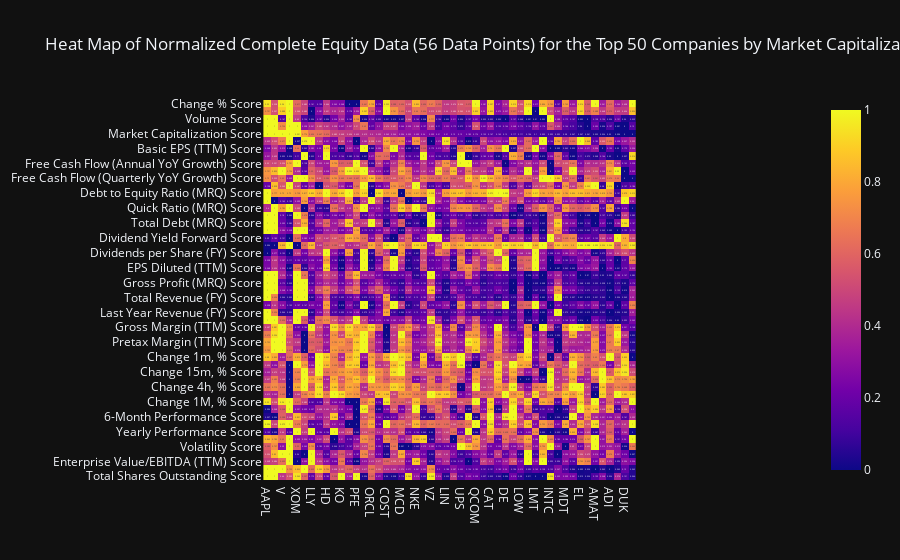
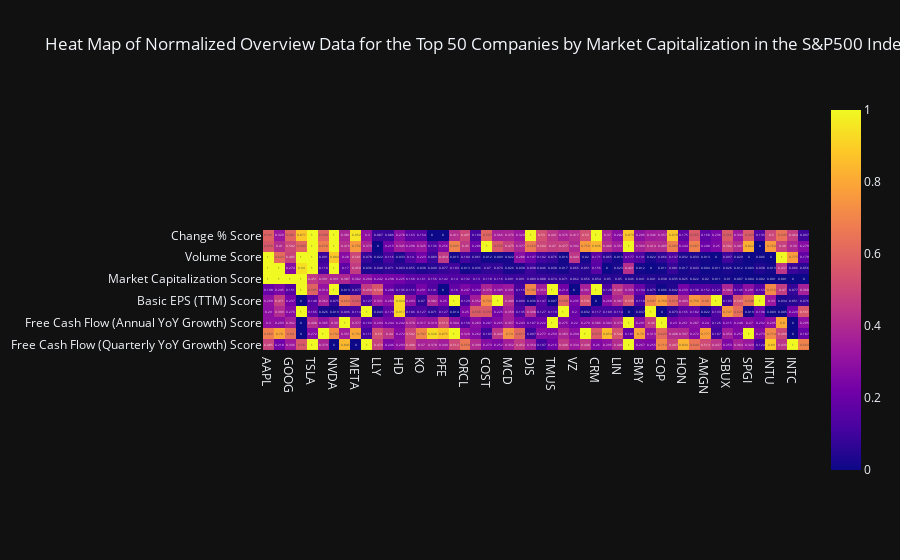
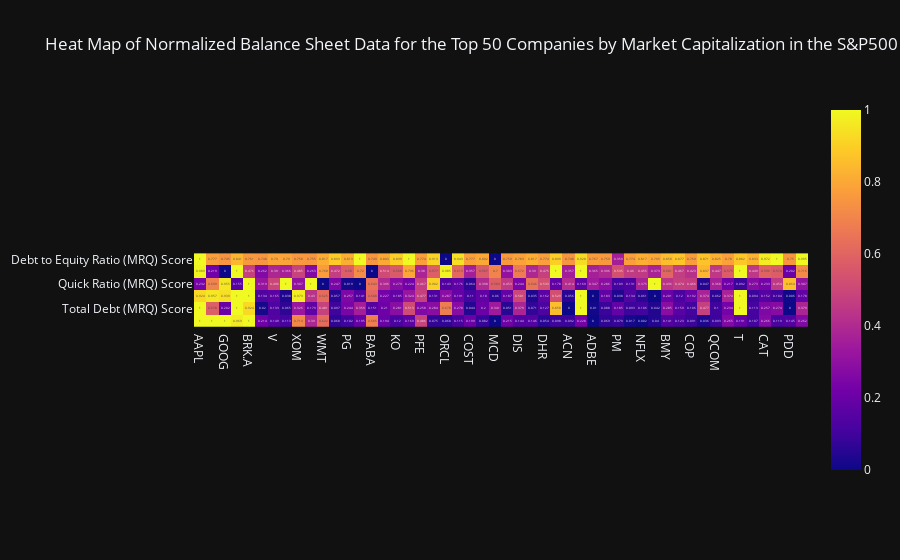
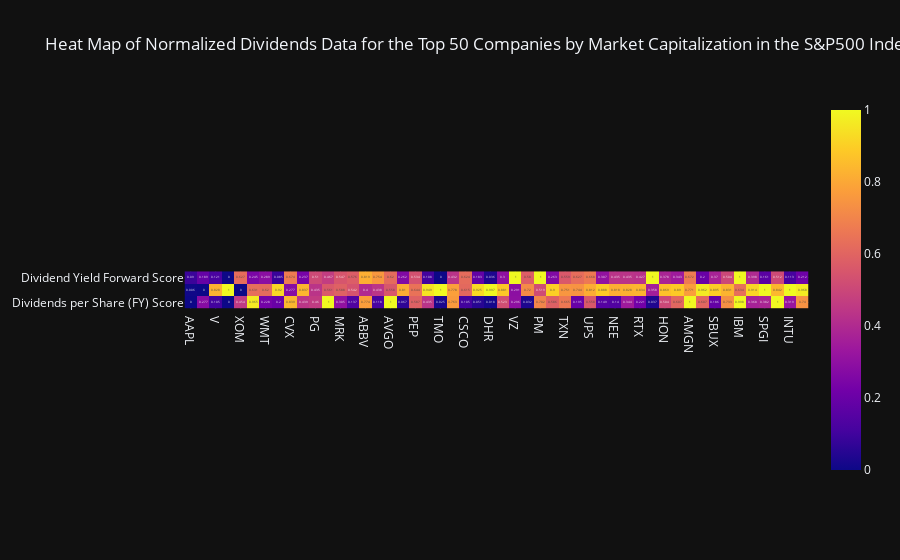

Notebook code for these charts, in order:
### Markdown cell above
These plots reveal a number of things. First, they indicate that there are cases where most companies perform either reasonably well or generally bad for certian financial ratios, as represented by the width of the distribution plot for each ratio. The smaller it is, the more likely that most companies perform similarly. Secondly, most graphs have cases where outliers exist for each category, in which these companies may perform exceptionally well compared to others for a certain financial ratio--being a potentially strong pick.

The next step is to investigate if a correlation exists between cases where most companies score low for a certain ratio, and outliers of that segment performing exceptionally well.

### Code cell
def heatmap_plot(df, data_name, number_of_companies):
    df = df[:number_of_companies]
    z = []
    tickers = df['Ticker']
    df.index = df['Ticker']
    df = df.select_dtypes(exclude='object')
    for column in df.columns:
        test.rank(df, col=column, normalize_only=True, upper_quantile=0.95, lower_quantile=0.01)

    score_data_length = len(df.axes[1])
    input_df = df.T[int(score_data_length/2 + 1):].T
    for column in input_df.columns:
        z.append(input_df[column].round(3))
    
    fig = px.imshow(z, text_auto=True, template='plotly_dark', title=f'Heat Map of Normalized {data_name} for the Top {number_of_companies} Companies by Market Capitalization in the S&P500 Index',
                x=[x for x in tickers],
                y=[x for x in df.columns[int(score_data_length/2 + 1):]]
               )
    fig.show()


mega_df = pd.concat(dfs, axis=1)
mega_df = mega_df.loc[:,~mega_df.columns.duplicated()].copy()
#len(mega_df.columns)

#Index(['Ticker', 'Description', 'Price', 'Basic EPS (TTM)', 'Change %',
#       'Market Capitalization', 'Price to Earnings Ratio (TTM)',
#       'EPS Diluted (FY)'],
#      dtype='object')
mega_df = mega_df.dropna()
heatmap_plot(mega_df, f'Complete Equity Data ({len(mega_df.columns)} Data Points)', 50)

for df, names in zip(dfs, dfs_names):
    heatmap_plot(df, names, 50)

### Figure 1 — Plotly figure (JSON) as saved in the notebook; plotly's stock layout.template omitted (floating-point values rounded to 4 significant figures; data arrays with more than 128 entries replaced by an {"elided": "..."} marker saying what was removed)
{"data": [{"coloraxis": "coloraxis", "hovertemplate": "x: %{x}<br>y: %{y}<br>color: %{z}<extra></extra>", "name": "0", "texttemplate": "%{z}", "type": "heatmap", "x": ["AAPL", "MSFT", "V", "NVDA", "XOM", "WMT", "LLY", "PG", "HD", "MRK", "KO", "ABBV", "PFE", "AVGO", "ORCL", "PEP", "COST", "TMO", "MCD", "CSCO", "NKE", "ACN", "VZ", "PM", "LIN", "BMY", "UPS", "COP", "QCOM", "HON", "CAT", "AMGN", "DE", "SBUX", "LOW", "SPGI", "LMT", "INTU", "INTC", "CVS", "MDT", "GILD", "EL", "SYK", "AMAT", "MDLZ", "ADI", "MO", "DUK", "TGT"], "xaxis": "x", "y": ["Change % Score", "Change Score", "Volume Score", "Volume*Price Score", "Market Capitalization Score", "Price to Earnings Ratio (TTM) Score", "Basic EPS (TTM) Score", "Number of Employees Score", "Free Cash Flow (Annual YoY Growth) Score", "Free Cash Flow Margin (FY) Score", "Free Cash Flow (Quarterly YoY Growth) Score", "Current Ratio (MRQ) Score", "Debt to Equity Ratio (MRQ) Score", "Net Debt (MRQ) Score", "Quick Ratio (MRQ) Score", "Total Assets (MRQ) Score", "Total Debt (MRQ) Score", "Total Current Assets (MRQ) Score", "Dividend Yield Forward Score", "Dividends Paid (FY) Score", "Dividends per Share (FY) Score", "Basic EPS (FY) Score", "EPS Diluted (TTM) Score", "EBITDA (TTM) Score", "Gross Profit (MRQ) Score", "Gross Profit (FY) Score", "Total Revenue (FY) Score", "EPS Diluted (FY) Score", "Last Year Revenue (FY) Score", "Net Income (FY) Score", "Gross Margin (TTM) Score", "Operating Margin (TTM) Score", "Pretax Margin (TTM) Score", "Net Margin (TTM) Score", "Change 1m, % Score", "Change 5m, % Score", "Change 15m, % Score", "Change 1h, % Score", "Change 4h, % Score", "Change 1W, % Score", "Change 1M, % Score", "3-Month Performance Score", "6-Month Performance Score", "YTD Performance Score", "Yearly Performance Score", "1-Year Beta Score", "Volatility Score", "Price to Revenue Ratio (TTM) Score", "Enterprise Value/EBITDA (TTM) Score", "Enterprise Value (MRQ) Score", "Total Shares Outstanding Score"], "yaxis": "y", "z": {"elided": "51x50 float values"}}], "layout": {"coloraxis": {"colorscale": [[0, "#0d0887"], [0.1111, "#46039f"], [0.2222, "#7201a8"], [0.3333, "#9c179e"], [0.4444, "#bd3786"], [0.5556, "#d8576b"], [0.6667, "#ed7953"], [0.7778, "#fb9f3a"], [0.8889, "#fdca26"], [1, "#f0f921"]]}, "title": {"text": "Heat Map of Normalized Complete Equity Data (56 Data Points) for the Top 50 Companies by Market Capitalization in the S&P500 Index"}, "xaxis": {"anchor": "y", "constrain": "domain", "domain": [0, 1], "scaleanchor": "y"}, "yaxis": {"anchor": "x", "autorange": "reversed", "constrain": "domain", "domain": [0, 1]}}}

### Figure 2 — Plotly figure (JSON) as saved in the notebook; plotly's stock layout.template omitted (floating-point values rounded to 4 significant figures; data arrays with more than 128 entries replaced by an {"elided": "..."} marker saying what was removed)
{"data": [{"coloraxis": "coloraxis", "hovertemplate": "x: %{x}<br>y: %{y}<br>color: %{z}<extra></extra>", "name": "0", "texttemplate": "%{z}", "type": "heatmap", "x": ["AAPL", "MSFT", "GOOG", "AMZN", "TSLA", "V", "NVDA", "XOM", "META", "WMT", "LLY", "PG", "HD", "MRK", "KO", "ABBV", "PFE", "AVGO", "ORCL", "PEP", "COST", "TMO", "MCD", "CSCO", "DIS", "NKE", "TMUS", "ACN", "VZ", "ADBE", "CRM", "PM", "LIN", "NFLX", "BMY", "UPS", "COP", "QCOM", "HON", "CAT", "AMGN", "DE", "SBUX", "LOW", "SPGI", "LMT", "INTU", "AMD", "INTC", "CVS"], "xaxis": "x", "y": ["Change % Score", "Change Score", "Volume Score", "Volume*Price Score", "Market Capitalization Score", "Price to Earnings Ratio (TTM) Score", "Basic EPS (TTM) Score", "Number of Employees Score", "Free Cash Flow (Annual YoY Growth) Score", "Free Cash Flow Margin (FY) Score", "Free Cash Flow (Quarterly YoY Growth) Score"], "yaxis": "y", "z": {"elided": "11x50 float values"}}], "layout": {"coloraxis": {"colorscale": [[0, "#0d0887"], [0.1111, "#46039f"], [0.2222, "#7201a8"], [0.3333, "#9c179e"], [0.4444, "#bd3786"], [0.5556, "#d8576b"], [0.6667, "#ed7953"], [0.7778, "#fb9f3a"], [0.8889, "#fdca26"], [1, "#f0f921"]]}, "title": {"text": "Heat Map of Normalized Overview Data for the Top 50 Companies by Market Capitalization in the S&P500 Index"}, "xaxis": {"anchor": "y", "constrain": "domain", "domain": [0, 1], "scaleanchor": "y"}, "yaxis": {"anchor": "x", "autorange": "reversed", "constrain": "domain", "domain": [0, 1]}}}

### Figure 3 — Plotly figure (JSON) as saved in the notebook; plotly's stock layout.template omitted (floating-point values rounded to 4 significant figures; data arrays with more than 128 entries replaced by an {"elided": "..."} marker saying what was removed)
{"data": [{"coloraxis": "coloraxis", "hovertemplate": "x: %{x}<br>y: %{y}<br>color: %{z}<extra></extra>", "name": "0", "texttemplate": "%{z}", "type": "heatmap", "x": ["AAPL", "MSFT", "GOOG", "AMZN", "BRK.A", "TSLA", "V", "NVDA", "XOM", "META", "WMT", "LLY", "PG", "HD", "BABA", "MRK", "KO", "ABBV", "PFE", "AVGO", "ORCL", "PEP", "COST", "TMO", "MCD", "CSCO", "DIS", "NKE", "DHR", "TMUS", "ACN", "VZ", "ADBE", "CRM", "PM", "LIN", "NFLX", "TXN", "BMY", "UPS", "COP", "NEE", "QCOM", "RTX", "T", "HON", "CAT", "AMGN", "PDD", "DE"], "xaxis": "x", "y": ["Debt to Equity Ratio (MRQ) Score", "Net Debt (MRQ) Score", "Quick Ratio (MRQ) Score", "Total Assets (MRQ) Score", "Total Debt (MRQ) Score", "Total Current Assets (MRQ) Score"], "yaxis": "y", "z": {"elided": "6x50 float values"}}], "layout": {"coloraxis": {"colorscale": [[0, "#0d0887"], [0.1111, "#46039f"], [0.2222, "#7201a8"], [0.3333, "#9c179e"], [0.4444, "#bd3786"], [0.5556, "#d8576b"], [0.6667, "#ed7953"], [0.7778, "#fb9f3a"], [0.8889, "#fdca26"], [1, "#f0f921"]]}, "title": {"text": "Heat Map of Normalized Balance Sheet Data for the Top 50 Companies by Market Capitalization in the S&P500 Index"}, "xaxis": {"anchor": "y", "constrain": "domain", "domain": [0, 1], "scaleanchor": "y"}, "yaxis": {"anchor": "x", "autorange": "reversed", "constrain": "domain", "domain": [0, 1]}}}

### Figure 4 — Plotly figure (JSON) as saved in the notebook; plotly's stock layout.template omitted (floating-point values rounded to 4 significant figures; data arrays with more than 128 entries replaced by an {"elided": "..."} marker saying what was removed)
{"data": [{"coloraxis": "coloraxis", "hovertemplate": "x: %{x}<br>y: %{y}<br>color: %{z}<extra></extra>", "name": "0", "texttemplate": "%{z}", "type": "heatmap", "x": ["AAPL", "MSFT", "V", "NVDA", "XOM", "UNH", "WMT", "MA", "CVX", "LLY", "PG", "HD", "MRK", "KO", "ABBV", "PFE", "AVGO", "ORCL", "PEP", "COST", "TMO", "MCD", "CSCO", "NKE", "DHR", "ACN", "VZ", "CMCSA", "PM", "LIN", "TXN", "BMY", "UPS", "COP", "NEE", "QCOM", "RTX", "T", "HON", "CAT", "AMGN", "DE", "SBUX", "UNP", "IBM", "LOW", "SPGI", "LMT", "INTU", "ELV"], "xaxis": "x", "y": ["Dividend Yield Forward Score", "Dividends Paid (FY) Score", "Dividends per Share (FY) Score"], "yaxis": "y", "z": {"elided": "3x50 float values"}}], "layout": {"coloraxis": {"colorscale": [[0, "#0d0887"], [0.1111, "#46039f"], [0.2222, "#7201a8"], [0.3333, "#9c179e"], [0.4444, "#bd3786"], [0.5556, "#d8576b"], [0.6667, "#ed7953"], [0.7778, "#fb9f3a"], [0.8889, "#fdca26"], [1, "#f0f921"]]}, "title": {"text": "Heat Map of Normalized Dividends Data for the Top 50 Companies by Market Capitalization in the S&P500 Index"}, "xaxis": {"anchor": "y", "constrain": "domain", "domain": [0, 1], "scaleanchor": "y"}, "yaxis": {"anchor": "x", "autorange": "reversed", "constrain": "domain", "domain": [0, 1]}}}
